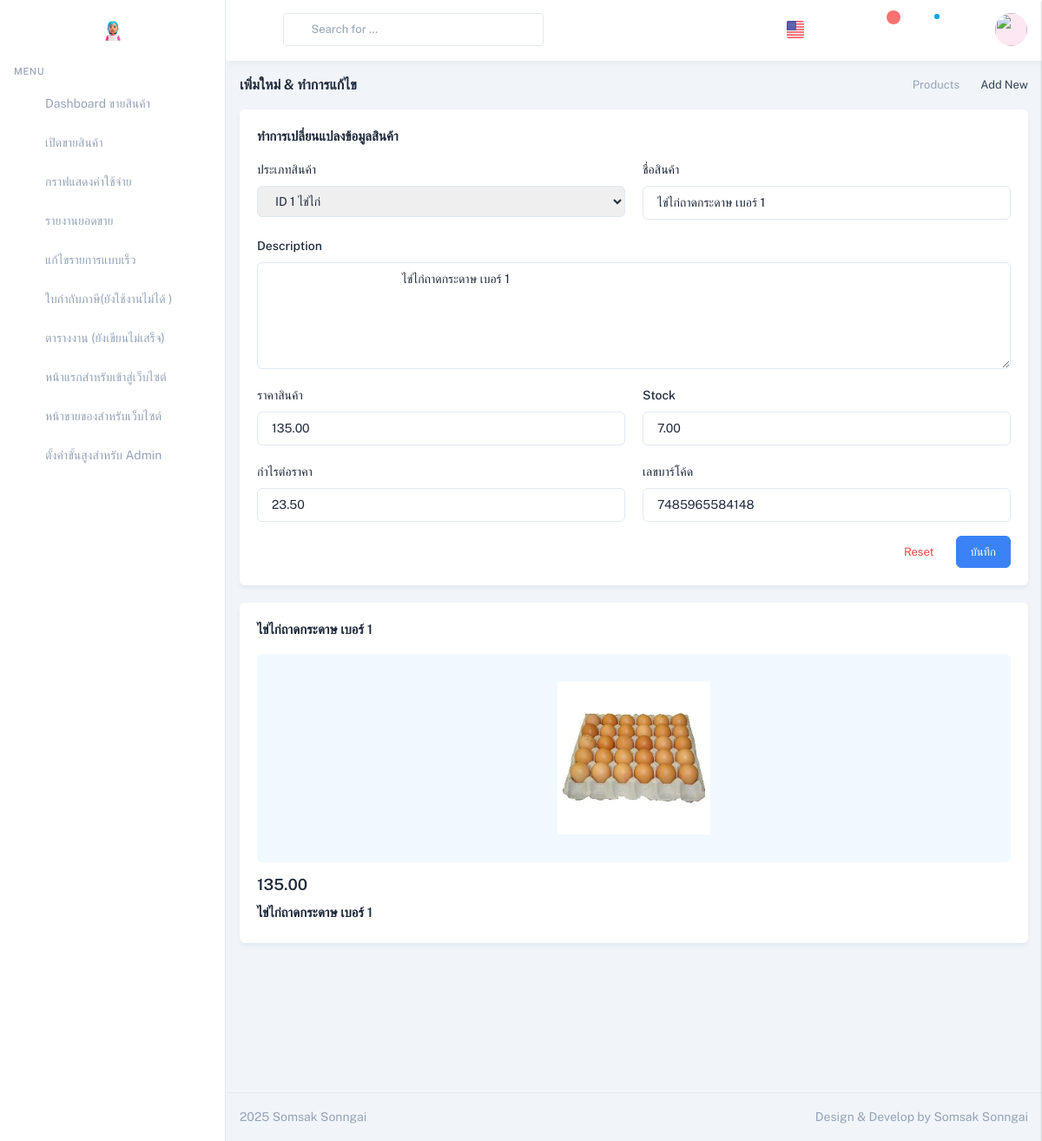
/EditAdd/146/ (signed in), run on the app's committed database.
### productapp/models.py (models this page shows, shortened)
class Product1(models.Model):
    category = models.ForeignKey('Category',on_delete=models.CASCADE,null=True,verbose_name="หมวดหมู่สินค้า")
    name = models.CharField("ชื่อสินค้า", max_length=100)
    description = models.TextField("รายละเอียดสินค้า", max_length=500)
    price = models.DecimalField("ราคาขาย", max_digits=10, decimal_places=2)
    stock = models.DecimalField("จำนวนในสต๊อก", max_digits=10, decimal_places=2)
    is_trending = models.BooleanField("สินค้าแนะนำ", default=False)
    image = models.ImageField("รูปสินค้า", upload_to="product")
    profitprice = models.DecimalField("ราคากำไร", max_digits=10, decimal_places=2)
    created_at = models.DateTimeField("วันที่เพิ่มสินค้า", auto_now_add=True)
    updated_at = models.DateTimeField("วันที่แก้ไขล่าสุด", auto_now=True)
    barcode = models.CharField("บาร์โค้ด", max_length=13, unique=True)
    class Meta:
        verbose_name = "Product"
        verbose_name_plural = "รายการสินค้า"

class Category(models.Model):
    name = models.CharField(max_length=100, unique=True)  # ชื่อหมวดหมู่
    class Meta:
        verbose_name = "Category"
        verbose_name_plural = "ประเภทรายการสินค้า"
        ordering = ['name']

### DashboardUser/views.py (the view, shortened to what this page needs)
# urls.py: path("EditAdd/<int:id>/",views.EditAdd, name="EditAdd"),#5
@login_required(login_url='/login_cover/') # สำหรับการามัครสมาชิก
@user_passes_test(is_special_admin,login_url='/eror404/') # ถ้าไม่ได้อนุญาติก็จะdirect ไปที่ urlนั้ อนุญาติเข้าสู่ระบบโดยกลุ่มนี้นอกเหนือจากกลุ่มนั้ก็ไม่สามารถเข้าไปได้
def EditAdd(request,id):
    product = get_object_or_404(Product1, pk=id)
    filter2 = Category.objects.all()
    filter1= Product1.objects.all()
    filter2=Category.objects.all()
    product=Product1.objects.get(pk=id)
    ProductStock = Product1.objects.filter(stock__lt=10)
    total_product_count = ProductStock.count()
    return render (request,"EditAdd.html",{"product":product,"filter1":filter1,"filter2":filter2,"ProductStock":ProductStock,"total_product_count":total_product_count})

### DashboardUser/views.py (called while the page is built)
def is_special_admin(user):
    return user.is_authenticated and user.groups.filter(name='SpecialAdmin').exists()

### DashboardUser/templates/EditAdd.html (shortened to what this page needs)
{% extends "LayoutDashbords.html"%}
{% load humanize %}
{% load static %}
{% block content%}
<div class="relative min-h-screen group-data-[sidebar-size=sm]:min-h-sm">
    <div class="group-data-[sidebar-size=lg]:ltr:md:ml-vertical-menu group-data-[sidebar-size=lg]:rtl:md:mr-vertical-menu group-data-[sidebar-size=md]:ltr:ml-vertical-menu-md group-data-[sidebar-size=md]:rtl:mr-vertical-menu-md group-data-[sidebar-size=sm]:ltr:ml-vertical-menu-sm group-data-[sidebar-size=sm]:rtl:mr-vertical-menu-sm pt-[calc(theme('spacing.header')_*_1)] pb-[calc(theme('spacing.header')_*_0.8)] px-4 group-data-[navbar=bordered]:pt-[calc(theme('spacing.header')_*_1.3)] group-data-[navbar=hidden]:pt-0 group-data-[layout=horizontal]:mx-auto group-data-[layout=horizontal]:max-w-screen-2xl group-data-[layout=horizontal]:px-0 group-data-[layout=horizontal]:group-data-[sidebar-size=lg]:ltr:md:ml-auto group-data-[layout=horizontal]:group-data-[sidebar-size=lg]:rtl:md:mr-auto group-data-[layout=horizontal]:md:pt-[calc(theme('spacing.header')_*_1.6)] group-data-[layout=horizontal]:px-3 group-data-[layout=horizontal]:group-data-[navbar=hidden]:pt-[calc(theme('spacing.header')_*_0.9)]">
        <div class="container-fluid group-data-[content=boxed]:max-w-boxed mx-auto">
            <div class="flex flex-col gap-2 py-4 md:flex-row md:items-center print:hidden">
                <div class="grow">
                    <h5 class="text-16">เพิ่มใหม่ & ทำการแก้ไข </h5>
                </div>
                <ul class="flex items-center gap-2 text-sm font-normal shrink-0">
                    <li class="relative before:content-['\ea54'] before:font-remix ltr:before:-right-1 rtl:before:-left-1  before:absolute before:text-[18px] before:-top-[3px] ltr:pr-4 rtl:pl-4 before:text-slate-400 dark:text-zink-200">
                        <a href="#!" class="text-slate-400 dark:text-zink-200">Products</a>
                    </li>
                    <li class="text-slate-700 dark:text-zink-100">
                        Add New
                    </li>
                </ul>
            </div>
            <div class="grid grid-cols-1 xl:grid-cols-12 gap-x-5">
                <div class="xl:col-span-9">
                    <div class="card">
                        <div class="card-body">
                            <h6 class="mb-4 text-15">ทำการเปลี่ยนแปลงข้อมูลสินค้า</h6>
                            <form method="POST" action="{% url 'EditAdd' product.id %}">
                                <div class="grid grid-cols-1 gap-5 lg:grid-cols-2 xl:grid-cols-12">
                                    <div class="xl:col-span-4">
                                        <label for="taxApplicable" class="inline-block mb-2 text-base font-medium">ประเภทสินค้า</label>
                                        <select name="taxApplicable" id="taxApplicable" required
                                        class="form-input border-slate-200 dark:border-zink-500 focus:outline-none focus:border-custom-500 disabled:bg-slate-100 dark:disabled:bg-zink-600 disabled:border-slate-300 dark:disabled:border-zink-500 dark:disabled:text-zink-200 disabled:text-slate-500 dark:text-zink-100 dark:bg-zink-700 dark:focus:border-custom-800 placeholder:text-slate-400 dark:placeholder:text-zink-200">
                                            {% for category in filter2 %}
                                                <option value="{{ category.id }}" {% if category.id == product.category.id %}selected{% endif %}>
                                                    {{ category.name }}
                                                </option>
                                            {% endfor %}
                                        </select>
                                    </div>
                                    <div class="xl:col-span-4">
                                        <label for="product_name" class="inline-block mb-2 text-base font-medium">ชื่อสินค้า</label>
                                        <input type="text" id="product_name" name="product_name" value="{{ product.name }}" required
                                        class="form-input border-slate-200 dark:border-zink-500 focus:outline-none focus:border-custom-500 disabled:bg-slate-100 dark:disabled:bg-zink-600 disabled:border-slate-300 dark:disabled:border-zink-500 dark:disabled:text-zink-200 disabled:text-slate-500 dark:text-zink-100 dark:bg-zink-700 dark:focus:border-custom-800 placeholder:text-slate-400 dark:placeholder:text-zink-200"
                                            placeholder="กรอกชื่อสินค้า">
                                    </div>
                                    <div class="lg:col-span-2 xl:col-span-12">
                                        <label for="productDescription" class="inline-block mb-2 text-base font-medium">Description</label>
                                        <textarea id="productDescription" name="productDescription" rows="5" required
                                        class="form-input border-slate-200 dark:border-zink-500 focus:outline-none focus:border-custom-500 disabled:bg-slate-100 dark:disabled:bg-zink-600 disabled:border-slate-300 dark:disabled:border-zink-500 dark:disabled:text-zink-200 disabled:text-slate-500 dark:text-zink-100 dark:bg-zink-700 dark:focus:border-custom-800 placeholder:text-slate-400 dark:placeholder:text-zink-200">
                                            {{ product.description }}
                                        </textarea>
                                    </div>
                                    <div class="xl:col-span-4">
                                        <label for="product_price" class="inline-block mb-2 text-base font-medium">ราคาสินค้า</label>
                                        <input type="number" id="product_price" name="product_price" step="0.01" required
                                            value="{{ product.price }}" class="form-input border-slate-200 dark:border-zink-500 focus:outline-none focus:border-custom-500 disabled:bg-slate-100 dark:disabled:bg-zink-600 disabled:border-slate-300 dark:disabled:border-zink-500 dark:disabled:text-zink-200 disabled:text-slate-500 dark:text-zink-100 dark:bg-zink-700 dark:focus:border-custom-800 placeholder:text-slate-400 dark:placeholder:text-zink-200">
                                    </div>
                                    <div class="xl:col-span-4">
                                        <label for="stock" class="inline-block mb-2 text-base font-medium">Stock</label>
                                        <input type="number" step="any" id="stock" name="stock" required value="{{ product.stock }}"
                                        class="form-input border-slate-200 dark:border-zink-500 focus:outline-none focus:border-custom-500 disabled:bg-slate-100 dark:disabled:bg-zink-600 disabled:border-slate-300 dark:disabled:border-zink-500 dark:disabled:text-zink-200 disabled:text-slate-500 dark:text-zink-100 dark:bg-zink-700 dark:focus:border-custom-800 placeholder:text-slate-400 dark:placeholder:text-zink-200">
                                    </div>
                                    <div class="xl:col-span-4">
                                        <label for="profitprice" class="inline-block mb-2 text-base font-medium">กำไรต่อราคา</label>
                                        <input type="number" id="profitprice" name="profitprice" step="0.01" required value="{{ product.profitprice }}"
                                        class="form-input border-slate-200 dark:border-zink-500 focus:outline-none focus:border-custom-500 disabled:bg-slate-100 dark:disabled:bg-zink-600 disabled:border-slate-300 dark:disabled:border-zink-500 dark:disabled:text-zink-200 disabled:text-slate-500 dark:text-zink-100 dark:bg-zink-700 dark:focus:border-custom-800 placeholder:text-slate-400 dark:placeholder:text-zink-200">
                                    </div>
                                    <div class="xl:col-span-4">
                                        <label for="barcode" class="inline-block mb-2 text-base font-medium">เลขบาร์โค้ด</label>
                                        <input type="text" id="barcode" name="barcode" required value="{{ product.barcode }}"
                                        class="form-input border-slate-200 dark:border-zink-500 focus:outline-none focus:border-custom-500 disabled:bg-slate-100 dark:disabled:bg-zink-600 disabled:border-slate-300 dark:disabled:border-zink-500 dark:disabled:text-zink-200 disabled:text-slate-500 dark:text-zink-100 dark:bg-zink-700 dark:focus:border-custom-800 placeholder:text-slate-400 dark:placeholder:text-zink-200">
                                    </div>
                                </div>
                                <div class="flex justify-end gap-2 mt-4">
                                    <button type="reset" class="text-red-500 bg-white btn hover:text-red-500 hover:bg-red-100">
                                        Reset
                                    </button>
                                    <button data-modal-target="smallModal" id="saveButton" type="button" class="text-white btn bg-custom-500 border-custom-500 hover:text-white hover:bg-custom-600 hover:border-custom-600 focus:text-white focus:bg-custom-600 focus:border-custom-600 focus:ring focus:ring-custom-100 active:text-white active:bg-custom-600 active:border-custom-600 active:ring active:ring-custom-100 dark:ring-custom-400/20" disabled>บันทึก</button>
                                </div>
                            </form>
                        </div>
                    </div>
                </div>
                <div class="xl:col-span-3">
                    <div class="card sticky top-[calc(theme('spacing.header')_*_1.3)]">
                        <div class="card-body">
                            <h6 class="mb-4 text-15">{{ product.name }}</h6>
                            <div class="px-5 py-8 rounded-md bg-sky-50 dark:bg-zink-600">
                                <img src="{{ product.image.url }}" alt="" class="block mx-auto h-44">
                            </div>
                            <div class="mt-3">
                                <h5 class="mb-2">{{product.price}} <small class="font-normal line-through"></small></h5>
                                <h6 class="mb-1 text-15">{{ product.name }}</h6>
                            </div>
                        </div>
                    </div>
                </div>
            </div>
        </div>
    </div>
    <footer class="ltr:md:left-vertical-menu rtl:md:right-vertical-menu group-data-[sidebar-size=md]:ltr:md:left-vertical-menu-md group-data-[sidebar-size=md]:rtl:md:right-vertical-menu-md group-data-[sidebar-size=sm]:ltr:md:left-vertical-menu-sm group-data-[sidebar-size=sm]:rtl:md:right-vertical-menu-sm absolute right-0 bottom-0 px-4 h-14 group-data-[layout=horizontal]:ltr:left-0  group-data-[layout=horizontal]:rtl:right-0 left-0 border-t py-3 flex items-center dark:border-zink-600">
        <div class="group-data-[layout=horizontal]:mx-auto group-data-[layout=horizontal]:max-w-screen-2xl w-full">
            <div class="grid items-center grid-cols-1 text-center lg:grid-cols-2 text-slate-400 dark:text-zink-200 ltr:lg:text-left rtl:lg:text-right">
                <div>
                    <script>document.write(new Date().getFullYear())</script> Somsak Sonngai
                </div>
                <div class="hidden lg:block">
                    <div class="ltr:text-right rtl:text-left">
                        Design & Develop by Somsak Sonngai
                    </div>
                </div>
            </div>
        </div>
    </footer>
</div>
{% endblock%}

### data on the page
Product1: taxApplicable "ID 1 ไข่ไก่", product_name "ไข่ไก่ถาดกระดาษ เบอร์ 1", productDescription "ไข่ไก่ถาดกระดาษ เบอร์ 1", product_price "135.00", stock "7.00", profitprice "23.50", barcode "7485965584148", name "ไข่ไก่ถาดกระดาษ เบอร์ 1", image (picture), price "135.00"
